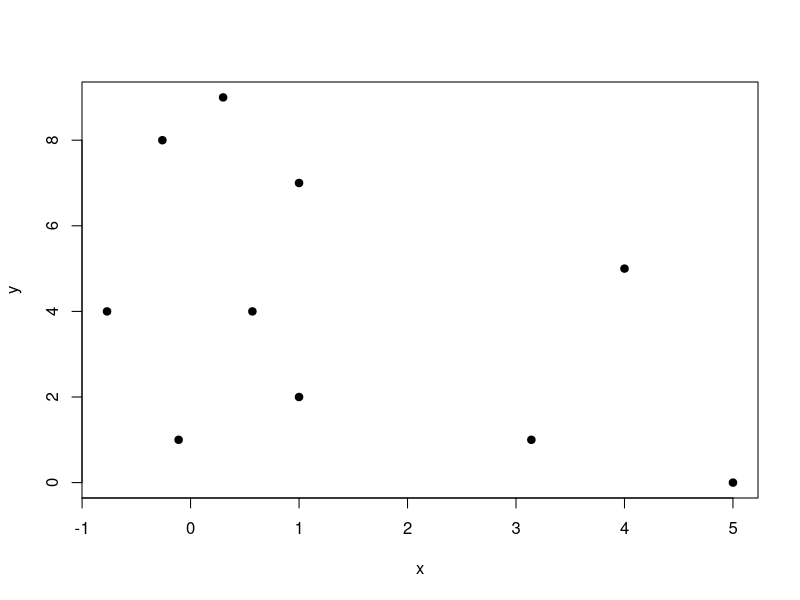
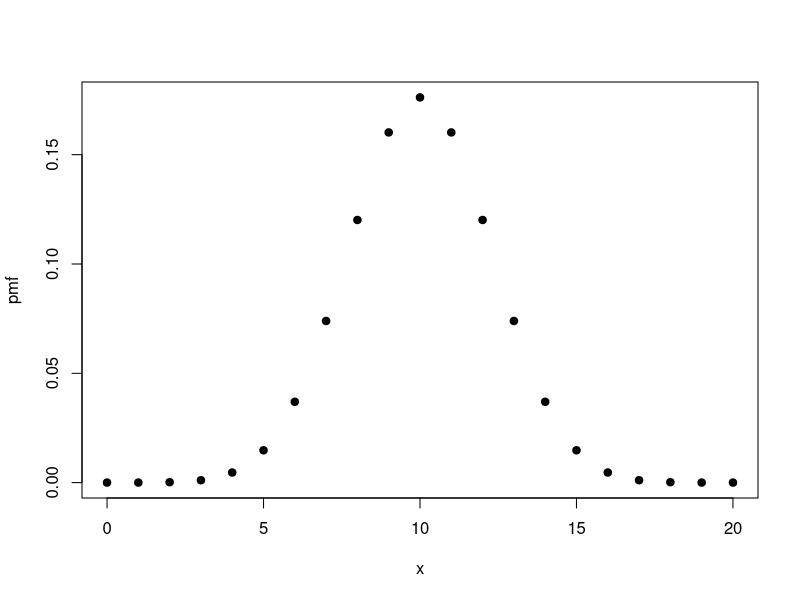

Write the R code that produced these figures, in order.
## ---- chunk 1
x <- c(0.3, 0.57, -0.11, -0.26, -0.77, pi, 4, 1, 1, 5)
y <- c(9, 4, 1, 8, 4, 1, 5, 7, 2, 0)
## ---- chunk 2
plot(x, y, pch = 19)
## ---- chunk 3
n <- 20
p <- 0.5
x <- 0:n
pmf <- dbinom(x, n, p)
plot(x, pmf, pch = 19)
